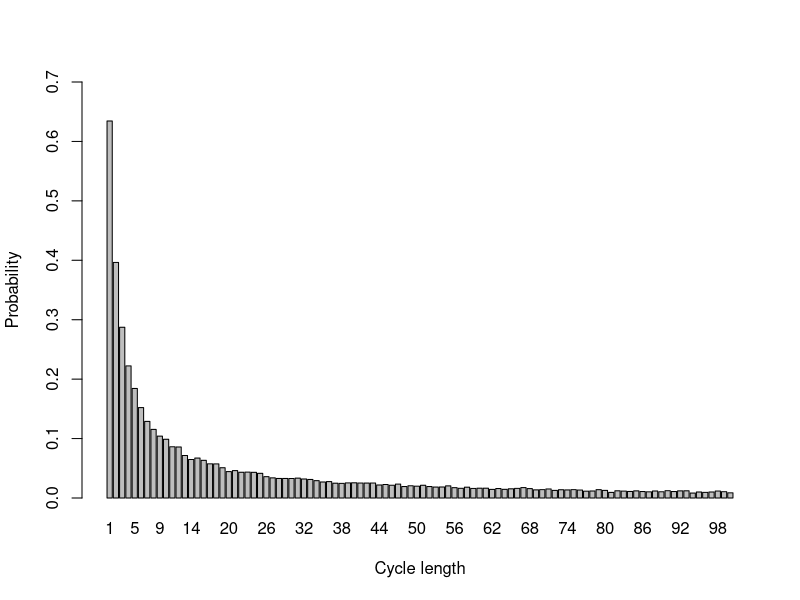

This figure's R source:
# Group members:
# 1. Jie Xin Ng s1859154
# 2. Qiqi Xiao s2323497
# 3. Imran Toprak s2430699

# Team member contributions: 
# the three of us tried all the questions together and helped each other out when stuck
# we compared our codes and modified them into this final version by picking out bits from each others' codes
# each of us contributed equally towards this assignment 
# each of us contributed 33% towards the assignment

### Overview ####
# This project is set up to find a good strategy for the prisoner problem through simulations.
# The prisoner problem can be described as a problem where there are 2n prisoners, 2n boxes, and 2n cards, 
# each prisoner is assigned a number from 1 to 2n, the same is done for the boxes and cards.
# In each box, a card is randomly allocated.
# The prisoner is given n tries to open a box until card k, the prisoner's own assigned number is found
# This project will simulate 3 strategies to find the card k by the n-th opened box.
# A success would be counted as a simulation whereby the prisoner found card k by the n-th box.
# We compare the 3 strategies by comparing the probabilities of successful simulations (prisoner found card k) 
# for each strategy.
# Startegy 1 is to start at box k, then going to the subsequent box with the card number gotten in box k, 
# this process is repeated until card = k is found
# Strategy 2 is the same as Strategy 1, but starting at a random box instead
# Strategy 3 is opening boxes randomly until card = k is found
# The function Pone simulates the prisoner problem and estimate the probabilities
# From the results found with Pone, we are interested in finding the probabilities of all prisoners successfully 
# finding their own cards with each startegy. Hence, Pall is a function to estimate thoes probabilities.
# We then created the function dloop to explore the probabilities of each loop length from 1 to 2n occurring 
# at least once in a random shuffling of cards to boxes
# dloop is created to find an explanation for why strategy 1 is better than the other two
# The presence of loops in the sequence of cards while being in the loop for starting at box k increases the 
# chances of finding card k if loops with length <= n are more likely to occur. 
# We end the project with visualising the probabilities of each loop length from 1 to 2n occurring 
# at least once in a random shuffling of cards to boxes
#################

create_box <- function(n)
{
  # this function returns a list to contain 2n of box-car pairs where each card is randomly allocated to a box  
  # @return box_with_card = a list of box and card pairs
  # @param n = half of the number of boxes, i.e. put n=5 if you wish to create 10 box-card pairs

  
  box_number <- c(1:(2*n)) # create an array of boxes from 1 to 2n
  card_number <- sample(1:(2*n)) # create an array of cards randomly sorted from 1 to 2n
  box_with_card <- list() # create a list to contain the box-card pair
  
  # loop to pair up the boxes and cards
  for (i in 1:(2*n)) {
    box_with_card <- append(box_with_card, list(c(box_number[i],card_number[i]))) 
  }
  
  return(box_with_card) # this is in the format (box_number,card_number)
}

Pone <- function(n, k, strategy, nreps){
  
  # Pone is used to estimate the probability of finding card = k by the n-th box, there are 3 strategies.
  # Strategy 1 is to start at box k, then going to the subsequent box with the card number gotten in box k,  
  # this process is repeated until card = k is found
  # Strategy 2 is the same as Strategy 1, but starting at a random box instead
  # Strategy 3 is opening boxes randomly until card = k is found
  #
  # This function uses create_box
  # @return the probability of finding card = k by the n-th box given a strategy
  # @param n = number of boxes opened to find k card
  # @param k = prisoner's number
  # @param strategy = strategy chosen to find k card
  # @param nreps = number of repetitions of simulation to estimate probability
  
  if (strategy == 1){
    count = 0 # start a counter to find the number of times prisoner successfully found card k by the n-th opened box 
    
    # repeat the simulation nreps times
    for (rep in 1:nreps){
      box_with_card <- create_box(n) # create a list of 2n random box-card pairs (numbers ranging from 1 to 2n)
      picked_box <- box_with_card[[k]] # The k-th box is the first opened box
      
      # loop n times as the prisoner only has n tries
      for (b in 1:n){
        # if we do not find the prisoner's number in the box
        if (picked_box[2] != k){
          # pick the next box using the card number found in current box, [picked_box[2]]
          picked_box <- box_with_card[[picked_box[2]]]
        }
        # if we found the prisoner's card by the n-th opened box
        else {
          count <- count + 1 # counting the simulation as a success, hence + 1 to count 
          break
        }
      }
    }
  }
  
  else if (strategy == 2)
  {
    count = 0 # start a counter to find the number of times prisoner successfully found card k by the n-th opened box
    # repeat the simulation nreps times
    for (rep in 1:nreps){
      box_with_card <- create_box(n) # create a list of 2n random box-card pairs (numbers ranging from 1 to 2n)
      picked_box <- box_with_card[[sample(1:(2*n),1)]] # start from a randomly selected box
      
      # loop n times as the prisoner only has n tries
      for (b in 1:n){
        # if we do not find the prisoner's number in the box
        if (picked_box[2] != k){
          # pick the next box using the card number found in current box, [picked_box[2]]
          picked_box <- box_with_card[[picked_box[2]]]
        }
        # if we found the prisoner's card by the n-th opened box
        else {
          count <- count + 1 # counting the simulation as a success, hence + 1 to count 
          break
        }
      }
    }
  }
  
  else if (strategy == 3)
  {
    count = 0 # start a counter to find the number of times prisoner successfully found card k by the n-th opened box
    # repeat the simulation nreps times
    for (rep in 1:nreps){
      box_with_card <- create_box(n) # create a list of 2n random box-card pairs (numbers ranging from 1 to 2n)
      picked_box <- box_with_card[[sample(1:(2*n),1)]] # start from a randomly selected box
      box_with_card[[picked_box[1]]] <- NULL # the boxes cannot be selected twice, set the first box to null so that it is not repeated
      
      # loop n times as the prisoner only has n tries
      for (b in 1:n)
      {
        # if we do not find the prisoner's number in the box
        if (picked_box[2] != k){
          picked_index <- sample(1:length(box_with_card),1) # choose a random index to open another box for next try
          picked_box <- box_with_card[[picked_index]] # select the box
          box_with_card[[picked_index]] <- NULL # set the selected box to null so that it is not repeated
        }
        # if we found the prisoner's card by the n-th opened box
        else {
          count <- count + 1 # counting the simulation as a success, hence + 1 to count 
          break
        }
      }
    }
  }
  
  return(count/nreps) # probability = number of successes / total simulations (nreps)
  
}

# Pall aims to obtain the probability that all prisoners successfully found the card with their number on it. 
# The 3 strategies are the same as those in Pone.
# @param n = number of boxes opened to find k card
# @param strategy = strategy chosen to find k card, which should be 1, 2 or 3
# @param nreps = number of repetitions of simulation to estimate probability
Pall <- function(n,strategy,nreps)
{ 
  count_simulations <- 0 # counting up the number of times that all prisoners succeed
  if(strategy == 1)
  {
    # repeat the simulation nreps times
    for (rep in 1:nreps){
      count_one_simulation <- 0 # counting up the number of prisoners succeed in one simulation
      # all pairs (box_number, card_number) are exactly the same for every prisoner in the same simulation
      box_with_card <- create_box(n)
      # loop over the prisoners
      for (k in 1:(2*n)){
        picked_box <- box_with_card[[k]] # start from the k-th box
        # every prisoner can open at most n boxes
        for (b in 1:n){
          # decide if the prisoner successfully found the card with number k
          if (picked_box[2] != k){
            # pick the next box with the same number as the current card has
            picked_box <- box_with_card[[picked_box[2]]] 
          }
          else {
            count_one_simulation <- count_one_simulation + 1 # +1 for every individual success
            break
          }
        }
      }
      # decide if all prisoners succeed in this simulation
      if (count_one_simulation == 2*n){
        count_simulations <- count_simulations + 1 # +1 for every joint success
      }
    }
  }
  
  else if (strategy == 2)
  {
    count_simulations <- 0 # counting up the number of times that all prisoners succeed
    # repeat the simulation nreps times
    for (rep in 1:nreps){
      count_one_simulation <- 0 # counting up the number of prisoners succeed in one simulation
      box_with_card <- create_box(n)
      # loop over the prisoners
      for (k in 1:(2*n)){
        picked_box <- box_with_card[[sample(1:(2*n), 1)]] # start from a randomly selected box
        # every prisoner can open at most n boxes
        for (b in 1:n){
          # decide if the prisoner successfully found the card with number k
          if (picked_box[2] != k){
            picked_box <- box_with_card[[picked_box[2]]]
          }
          else {
            count_one_simulation <- count_one_simulation + 1 # +1 for every individual success
            break
          }
        }
      }
      # decide if all prisoners succeed in this simulation
      if (count_one_simulation == 2*n){
        count_simulations <- count_simulations + 1 # +1 for every joint success
      }
    }
  }
  
  else if (strategy == 3) 
  {
    count_simulations <- 0 # counting up the number of times that all prisoners succeed
    # repeat the simulation nreps times
    for (rep in 1:nreps){
      box_with_card <- create_box(n)
      count_one_simulation <- 0 # counting up the number of prisoners succeed in one simulation
      # loop over the prisoners
      for (k in 1:(2*n)){
        # prisoners open boxes at random
        open_order <- c(sample(1:(2*n),n))
        # every prisoner can open at most n boxes
        for (j in 1:n) {
          # decide if the prisoner successfully found the card with number k
          if (box_with_card[[open_order[j]]][2] == k) {
            count_one_simulation <- count_one_simulation + 1 # +1 for every individual success
            break
          }
        }
      }
      # decide if all prisoners succeed in this simulation
      if (count_one_simulation == 2*n) {
        count_simulations <- count_simulations + 1 # +1 for every joint success
      }
    }
    
  }
  return(count_simulations/nreps) 
}

# We compare the probabilities for n=5 and n=50 for individual and joint probabilities
one5 <- c(Pone(5,7,1,10000),Pone(5,7,2,10000),Pone(5,7,3,10000))
one50 <- c(Pone(50,7,1,10000),Pone(50,7,2,10000),Pone(50,7,3,10000))
all5 <- c(Pall(5,1,10000),Pall(5,2,10000),Pall(5,3,10000))
all50 <- c(Pall(50,1,10000),Pall(50,2,10000),Pall(50,3,10000))
# when n=5
for (i in 1:3){
  print(paste0("The individual success probability for n = 5 using strategy ", i, " is ", one5[i]))
  print(paste0("The joint success probability for n = 5 using strategy ", i, " is ", all5[i]))
}
# when n=50
for (i in 1:3){
  print(paste0("The individual success probability for n = 50 using strategy ", i, " is ", one50[i]))
  print(paste0("The joint success probability for n = 50 using strategy ", i, " is ", all50[i]))
}


# Q4




dloop <- function (n,nreps){
  
  # dloop is used to estimate the probabilities of each loop length from 1 to 2n occurring at least once 
  # in a random shuffling of cards to boxes.
  # This is achieved by setting up two variables "start" and "pick", "start" is used to decompose the cycles as we 
  # remove elements found in the "start" cycle such that we do not end up in the same permutation cycle again when
  # picking a new "start" value.
  # "pick" is used to pick the next opened box while adding each element found to the list of elements to be 
  # excluded from "start", if we end up picking a box with the card "start", we end the current loop and and 
  # choose a new "start"
  #
  # @return a 2n array of probabilities for each loop length occurring at least once in a random shuffling of 
  # cards to boxes
  # @param n = half the loop length, i.e. put n=5 if you wish to create 10 box-card pairs
  # @param nreps = number of repetitions of simulation to estimate probability
  
  
  # array to contain the probabilites for all loop length occurring at least once 
  loop_len_for_all <- rep(0,2*n)
  
  # loop the simulation nreps times 
  for (rep in 1:nreps){
    # array to contain the proability for all loop length occurring at least once in a given simulation
    loop_len_for_one <- rep(0,2*n)
    # collect the box numbers that have already been in a loop so these indices will not be chosen when starting other loops
    loop_included <- c() 
    card_num <- sample(1:(2*n)) # simulate the random shuffling of card numbers from 1 to 2n
    start <- 1                  # we start with the first card for the first loop
    
    # while we have not found all the cycles of the cards
    while (length(loop_included) != 2*n) {
      # if we have not gone through all possible loops, i.e. length(loop_included) < 2*n-1
      if (length(loop_included) >= 1 & length(loop_included) < 2*n-1){
        # pick the next start for the next loop among the cards that have not been opened
        start <- sample(c(1:(2*n))[-loop_included], 1)
      }
      
      # else if we have gone through all loops except for one
      else if(length(loop_included) == 2*n-1){
        
        start <- c(1:(2*n))[-loop_included] # set the last card number to be the element left in loop_included
      }
  
      pick <- start     # set the first opened box number to be start
      length_count <- 0 # count up the length of the loop
      
      # while we have not reached the end of the loop, i.e. the selected card is not the starting box
      while (card_num[pick] != start){
        
        loop_included <- append(loop_included, pick)# keep adding the elements in the cycle into loop_included
        pick <- card_num[pick]                      # pick the next box to be the current card number
        length_count <- length_count + 1            # counting up the length of each loop
        
      }
      
      loop_included <- append(loop_included, pick) # the last element in the loop is not counted up
      length_count <- length_count + 1             # count up the number of elements in the loop
      # count the times each loop length shows in one simulation
      loop_len_for_one[length_count] <- loop_len_for_one[length_count] + 1 
      
    }
    
    # loop through each cycle length to update the value for loop_len_for_all
    for (i in 1:(2*n)){
      # if the cycle length occurs at least one
      if (loop_len_for_one[i] != 0){
        # count up each loop length occurring at least once for all simulations
        loop_len_for_all[i] <- loop_len_for_all[i] + 1 
      }
    }
  }
  
  # divide the total number of times each cycle length occurs by nreps (total number of simulations) to get probability
  return(loop_len_for_all / nreps) 
  
}

# Now we explore the probabilities with dloop and visualise them
prob<-dloop(50,10000)
print("Below is the estimate of the probabilities of each loop length from 1 to 2n occurring at least once for n = 50.")
print(prob)
prob2<- sum(prob[51:100])
print(paste0("The probability that there is no loop longer than 50 in a random reshuffling of cards to boxes is ", 1 - prob2))
# plot the probabilities
dat <- data.frame(x=c(1:100), y=(prob))
barplot(dat$y, names.arg=dat$x, ylim=c(0,0.7), ylab="Probability", xlab="Cycle length")
